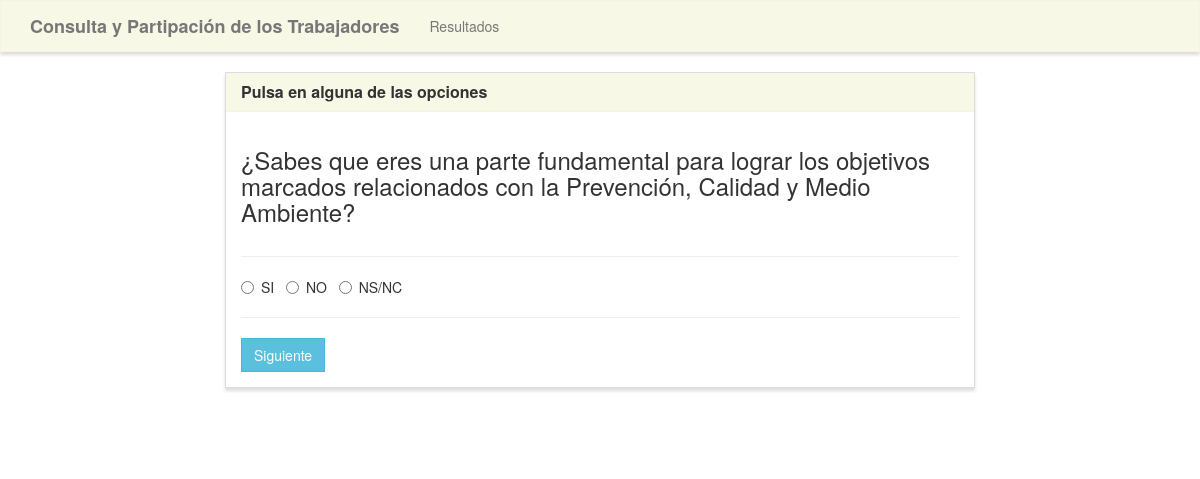
Page /home/2 on the committed database.
### encuesta/models.py (models this page shows, shortened)
class Poll (models.Model):
    question = models.TextField()
    option_one = models.CharField(max_length=30)
    option_two = models.CharField(max_length=30)
    option_three = models.CharField(max_length=30)
    option_one_count = models.IntegerField(default=0)
    option_two_count = models.IntegerField(default=0)
    option_three_count = models.IntegerField(default=0)

### encuesta/views.py (the view, shortened to what this page needs)
# urls.py: 2. Add a URL to urlpatterns:  path('', views.home, name='home')
def home(request, poll_id):
    polls= Poll.objects.all()
    todas=Poll.objects.all().count()
    poll=Poll.objects.get(pk=poll_id)
    context = {
        'poll': poll,
        'polls': polls,
    }
    return render(request, 'poll/home.html', context)

### encuesta/templates/poll/home.html (shortened to what this page needs)
{% extends "poll/base.html" %}
{% load static %}
{% block main %}
<div class="row">
    <div class="col-lg-8 col-lg-offset-2">
        <div class="panel panel-default">
            <div class="panel-heading">
                <h5 class="panel-title">Pulsa en alguna de las opciones</h5>
            </div>
            <div class="panel-body">
                <div class="row">
                    <div class="col-lg-12">
                        <h3>{{ poll.question }}</h3>
                    </div>
                </div>
                <div class="row">
                    <div class="col-lg-12">
                        <hr />
                         <form class="leer-forms" method="POST" data-form-id={{poll.id}} >
                            <div class="form-group">
                                <div class="radio">
                                    <label>
                                        <input type="radio" name="poll" value="option1" required>
                                        {{ poll.option_one }}
                                    </label> &nbsp;
                                    <label>
                                        <input type="radio" name="poll" value="option2" required>
                                        {{ poll.option_two }}
                                    </label> &nbsp;
                                    <label>
                                        <input type="radio" name="poll" value="option3" required>
                                        {{ poll.option_three }}
                                    </label> &nbsp;
                                </div>
                            </div>
                        <hr />
                            <button  id="enlace-{{poll.id}}" type="submit" class="btn btn-info">
                                Siguiente
                            </button>
                        </form>
                    </div>
                </div>
            </div>
        </div>
   {% include "poll/paginacion.html" %}
    </div>
</div>
{% endblock %}

### encuesta/static/polls/style.css (style rules this page uses)
.navbar-default, .btn, .form-control, .panel { border-radius: 0; }
.panel-default > .panel-heading { color: #333; background-color: rgba(245, 245, 220, 0.7); border-color: rgba(245, 245, 220, 0.6); border-top-left-radius: 0; border-top-right-radius: 0; }
.panel { box-shadow: 0px 3px 3px 0px #ddd; }
a.navbar-brand, .panel-title { font-weight: bolder; }

### rows in the picture
Poll: question "¿Sabes que eres una parte fundamental para lograr los objetivos marcados relacionados con la Prevención, Calidad y Medio Ambiente?", option_one "SI", option_two "NO", option_three "NS/NC"
